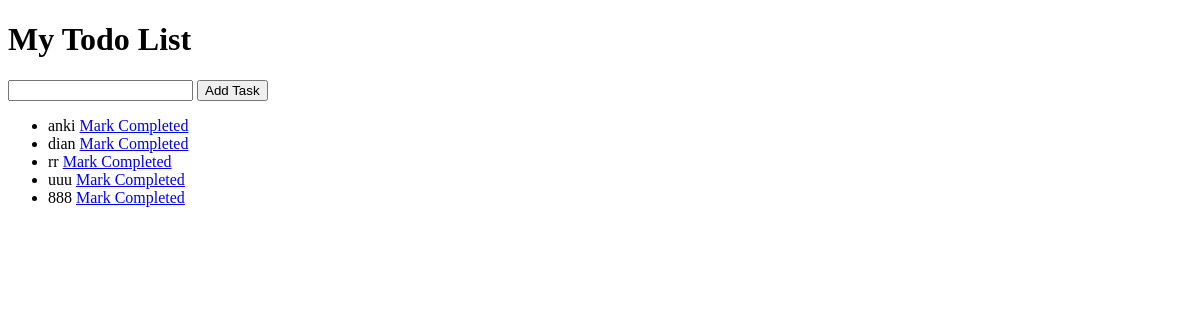
Before: / with the older database file.
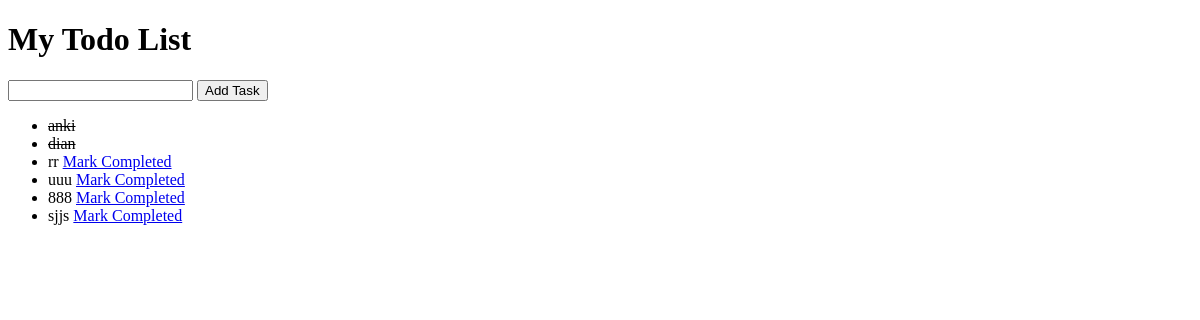
After: the same page with the newer database file.
### myapp/models.py (models this page shows, shortened)
class Todo(models.Model):
    title=models.CharField(max_length=200)
    completed=models.BooleanField(default=False)

### myapp/views.py (the view)
# urls.py: path("", views.todo_list, name="todo_list"),
def todo_list(request):
    todos=Todo.objects.all()
    if request.method=="POST":
        task_name=request.POST.get("task_name")
        if task_name:
            Todo.objects.create(title=task_name)
        return redirect("todo_list")
    return render(request, "myapp/todo_list.html", {"todolist":todos})

### myapp/templates/myapp/todo_list.html (shortened to what this page needs)
<!DOCTYPE html>
<html>
<head>
</head>
<body>
    <h1>My Todo List</h1>
    <form  method="post" >{% csrf_token %}
        <input type="text" name="task_name">
        <button type="submit">Add Task</button>
    </form>
<ul>
    {% for todo in todolist %}
        <li>
            {% if todo.completed %}
                <s>{{ todo.title }}</s>
            {% else %}
                {{ todo.title }}
                <a href="{% url 'completed_todo' todo.id %}">Mark Completed</a>
            {% endif %}
        </li>
    {% endfor %}
</ul>
</body>
</html>

Changed rows visible on the page:
changed Todo "anki": completed False → True (drawn)
changed Todo "dian": completed False → True (drawn)
added Todo: title "sjjs"
